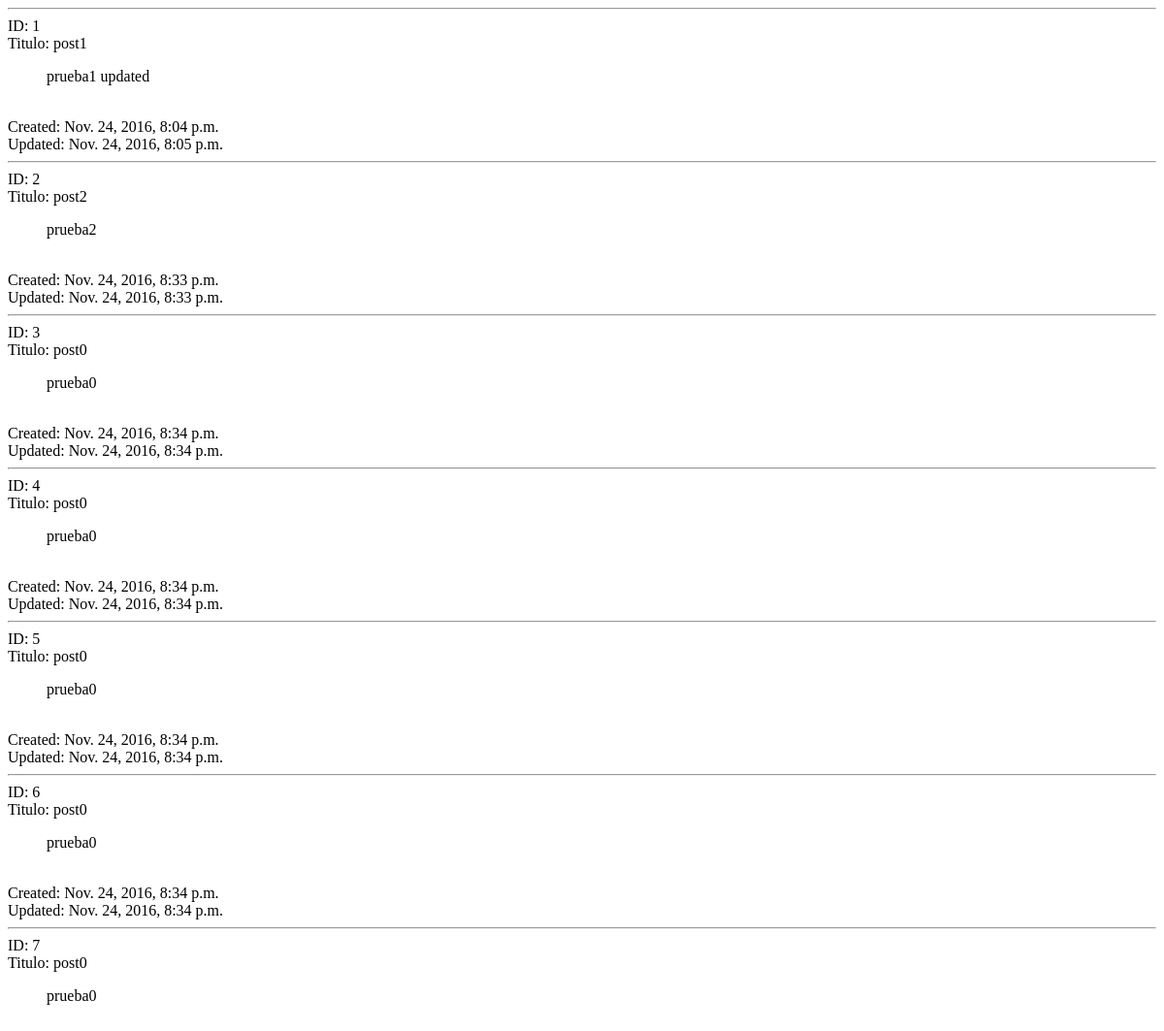
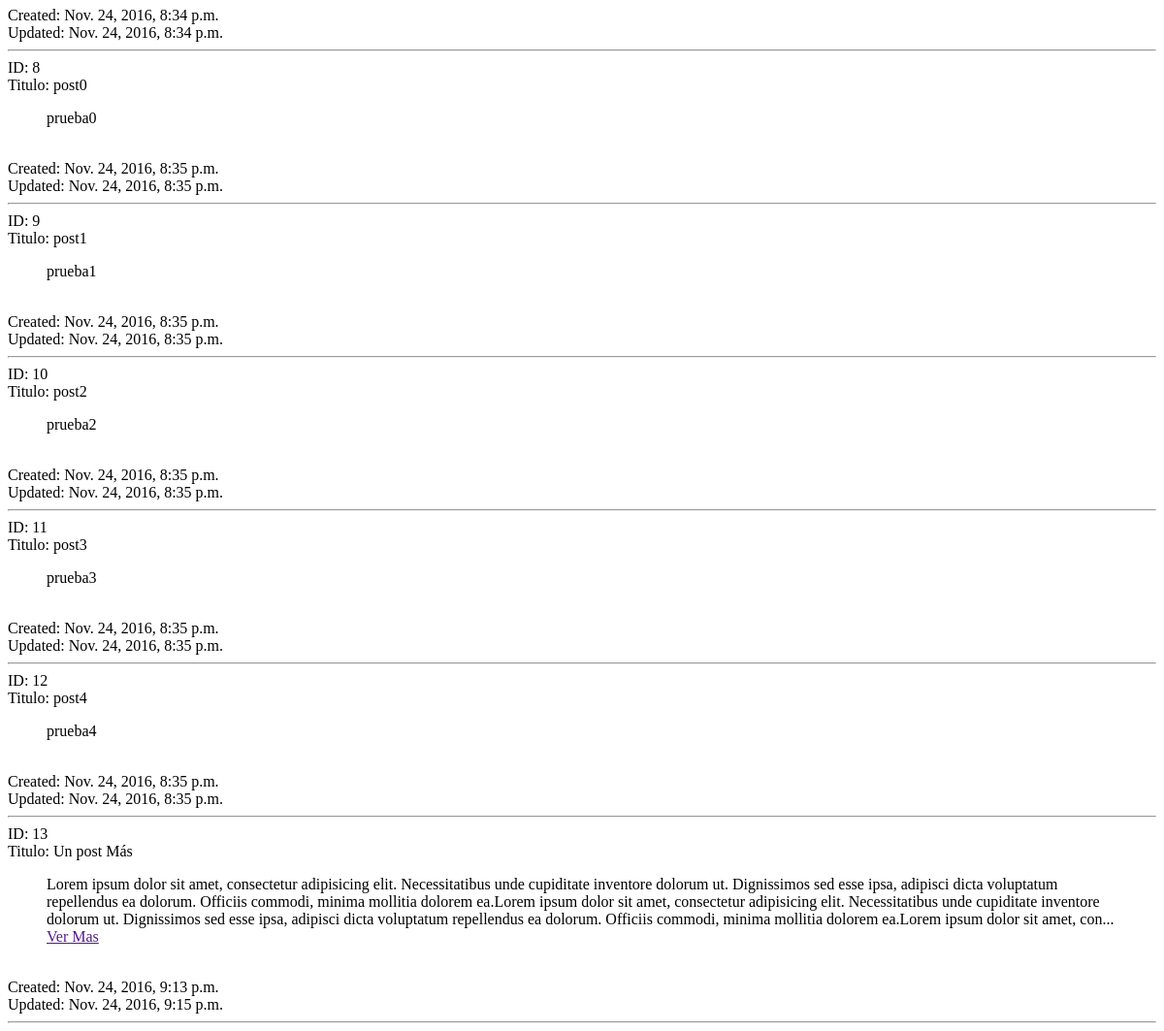
The app's page /posts/, older data (2 pictures, top to bottom).
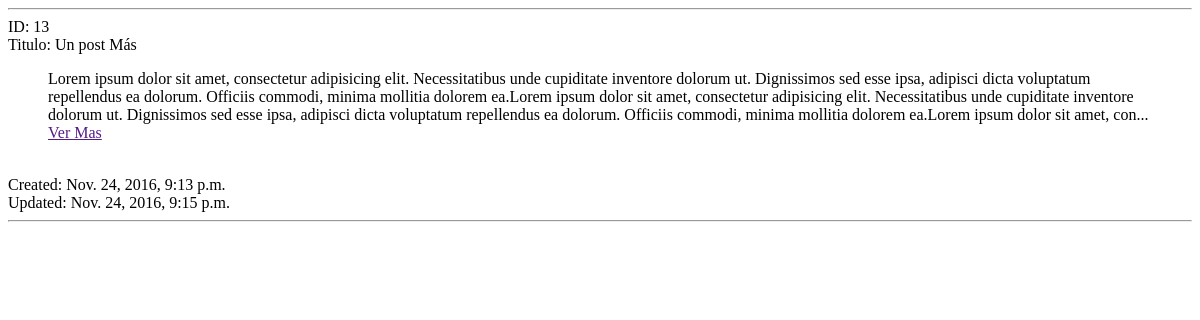
The same page, newer data.
### blog/models.py (models this page shows, shortened)
class Post(models.Model):
	title = models.CharField(max_length=120)
	content = models.TextField()
	updated = models.DateTimeField(auto_now=True, auto_now_add=False)
	timestamp = models.DateTimeField(auto_now=False, auto_now_add=True)

### blog/views.py (the view)
def post_list(request):
	posts = Post.objects.all()
	context = {
		'title': 'Landing Page',
		'message': "Hola a todos!!",
		'posts': posts
	}
	return render(request, "post_list.html", context)

### templates/post_list.html (shortened to what this page needs)
<!DOCTYPE html>
<html>
<head>
	<link rel="stylesheet" href="">
</head>
<body>
<hr>
	{% for post in posts %}
	<div>
		ID: {{ post.id }}
	<br>
	Titulo: {{ post.title }}
	<br>
	{% if post.content|length < 500 %}
	<blockquote>{{ post.content}}</blockquote>
	<br>
	{% else %}
	<blockquote>{{ post.content|truncatechars:500 }} <a href="">Ver Mas</a></blockquote>
	<br>
	{% endif %}
	Created: {{ post.timestamp }}
	<br>
	Updated: {{ post.updated }}
	</div>
	<hr>
	{% endfor %}
</body>
</html>

Row changes from the older to the newer data that the page shows:
removed Post: id "1", title "post1", content "prueba1 updated", timestamp "Nov. 24, 2016, 8:04 p.m.", updated "Nov. 24, 2016, 8:05 p.m."
removed Post: id "2", title "post2", content "prueba2", timestamp "Nov. 24, 2016, 8:33 p.m.", updated "Nov. 24, 2016, 8:33 p.m."
removed Post: id "3", title "post0", content "prueba0", timestamp "Nov. 24, 2016, 8:34 p.m.", updated "Nov. 24, 2016, 8:34 p.m."
removed Post: id "4", title "post0", content "prueba0", timestamp "Nov. 24, 2016, 8:34 p.m.", updated "Nov. 24, 2016, 8:34 p.m."
removed Post: id "5", title "post0", content "prueba0", timestamp "Nov. 24, 2016, 8:34 p.m.", updated "Nov. 24, 2016, 8:34 p.m."
removed Post: id "6", title "post0", content "prueba0", timestamp "Nov. 24, 2016, 8:34 p.m.", updated "Nov. 24, 2016, 8:34 p.m."
removed Post: id "7", title "post0", content "prueba0", timestamp "Nov. 24, 2016, 8:34 p.m.", updated "Nov. 24, 2016, 8:34 p.m."
removed Post: id "8", title "post0", content "prueba0", timestamp "Nov. 24, 2016, 8:35 p.m.", updated "Nov. 24, 2016, 8:35 p.m."
removed Post: id "9", title "post1", content "prueba1", timestamp "Nov. 24, 2016, 8:35 p.m.", updated "Nov. 24, 2016, 8:35 p.m."
removed Post: id "10", title "post2", content "prueba2", timestamp "Nov. 24, 2016, 8:35 p.m.", updated "Nov. 24, 2016, 8:35 p.m."
removed Post: id "11", title "post3", content "prueba3", timestamp "Nov. 24, 2016, 8:35 p.m.", updated "Nov. 24, 2016, 8:35 p.m."
removed Post: id "12", title "post4", content "prueba4", timestamp "Nov. 24, 2016, 8:35 p.m.", updated "Nov. 24, 2016, 8:35 p.m."
